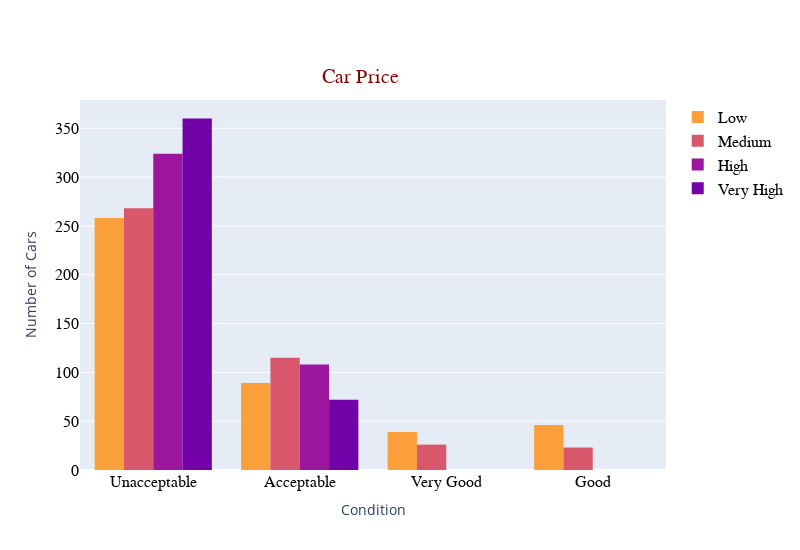

Source (notebook cell):
### Code cell
fg3 = go.Figure(layout=go.Layout(height=550, width=800))

fg3.add_trace(go.Histogram(x=car_df.loc[car_df.Price=="low", "Class"],
                           name = "Low",
                           marker=dict(color="#fb9f3a")))
fg3.add_trace(go.Histogram(x=car_df.loc[car_df.Price=="med", "Class"],
                           name = "Medium",
                           marker=dict(color="#d8576b")))
fg3.add_trace(go.Histogram(x=car_df.loc[car_df.Price=="high", "Class"],
                           name = "High",
                           marker=dict(color="#9c179e")))
fg3.add_trace(go.Histogram(x=car_df.loc[car_df.Price=="vhigh", "Class"],
                           name = "Very High",
                           marker=dict(color="#7201a8")))

fg3.update_xaxes(title_text="Condition", 
                 showticklabels=True, 
                 tickmode="array",
                 tickvals=["unacc", "acc", "good", "vgood"],
                 ticktext=["Unacceptable", "Acceptable", "Good", "Very Good"],
                 tickfont=dict(family="Arial", size=16, color="black"))

fg3.update_yaxes(title_text="Number of Cars", tickfont=dict(family="Arial", size=16, color="black"))

fg3.update_layout(legend = dict(font = dict(family = "Arial", size = 16, color="black")),
                  title_text = 'Car Price',
                  title_font = dict(size=20, family='Arial', color='darkred'),
                  title_x=0.45,
                  title_y=0.875)

fg3.show()

### Figure 1 — Plotly figure (JSON) as saved in the notebook; plotly's stock layout.template omitted (floating-point values rounded to 4 significant figures; data arrays with more than 128 entries replaced by an {"elided": "..."} marker saying what was removed)
{"data": [{"marker": {"color": "#fb9f3a"}, "name": "Low", "type": "histogram", "x": {"elided": "432 str values"}}, {"marker": {"color": "#d8576b"}, "name": "Medium", "type": "histogram", "x": {"elided": "432 str values"}}, {"marker": {"color": "#9c179e"}, "name": "High", "type": "histogram", "x": {"elided": "432 str values"}}, {"marker": {"color": "#7201a8"}, "name": "Very High", "type": "histogram", "x": {"elided": "432 str values"}}], "layout": {"height": 550, "legend": {"font": {"color": "black", "family": "Arial", "size": 16}}, "title": {"font": {"color": "darkred", "family": "Arial", "size": 20}, "text": "Car Price", "x": 0.45, "y": 0.875}, "width": 800, "xaxis": {"showticklabels": true, "tickfont": {"color": "black", "family": "Arial", "size": 16}, "tickmode": "array", "ticktext": ["Unacceptable", "Acceptable", "Good", "Very Good"], "tickvals": ["unacc", "acc", "good", "vgood"], "title": {"text": "Condition"}}, "yaxis": {"tickfont": {"color": "black", "family": "Arial", "size": 16}, "title": {"text": "Number of Cars"}}}}
